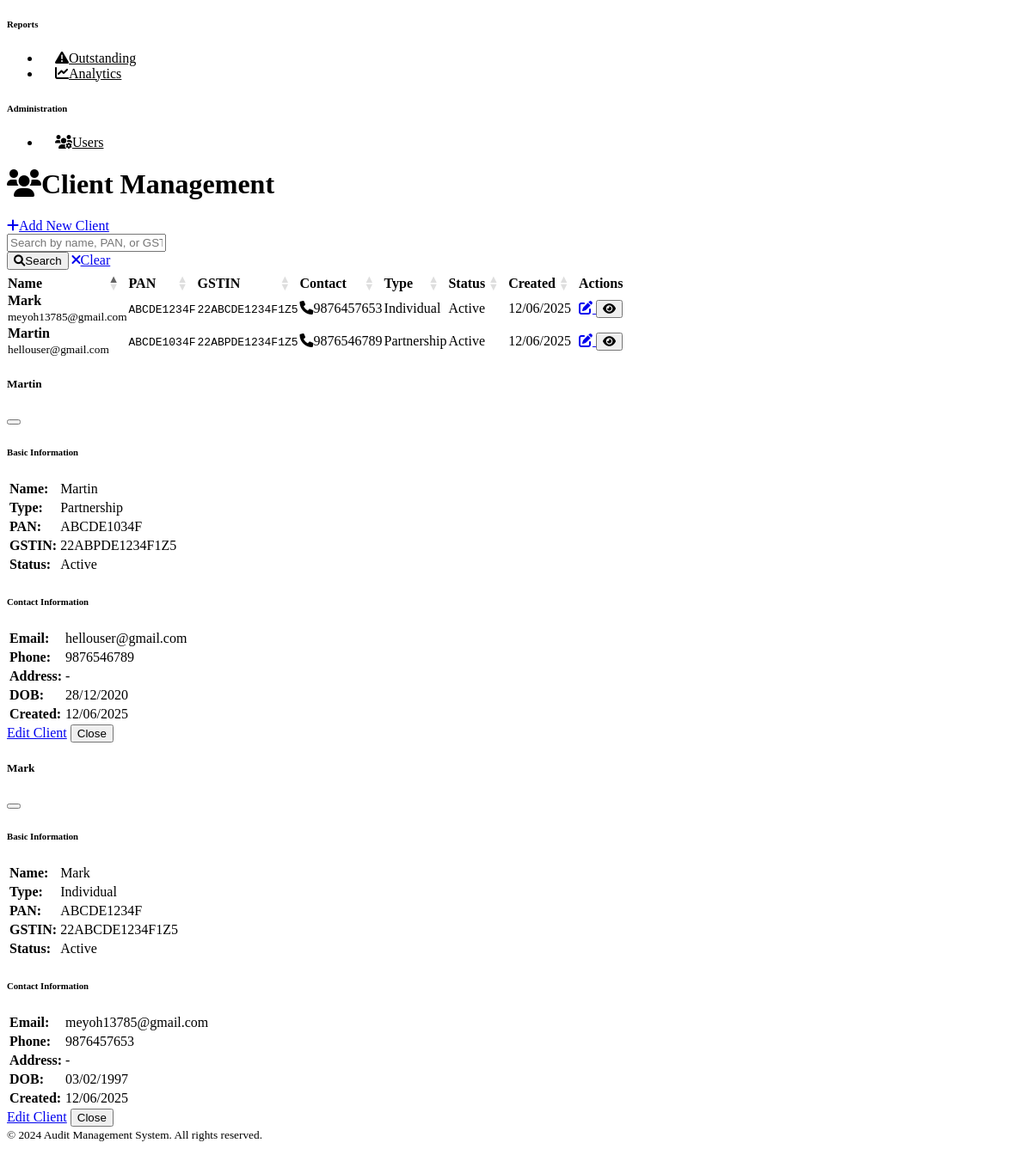
Page /clients (signed in, lower part) on the earlier database version.
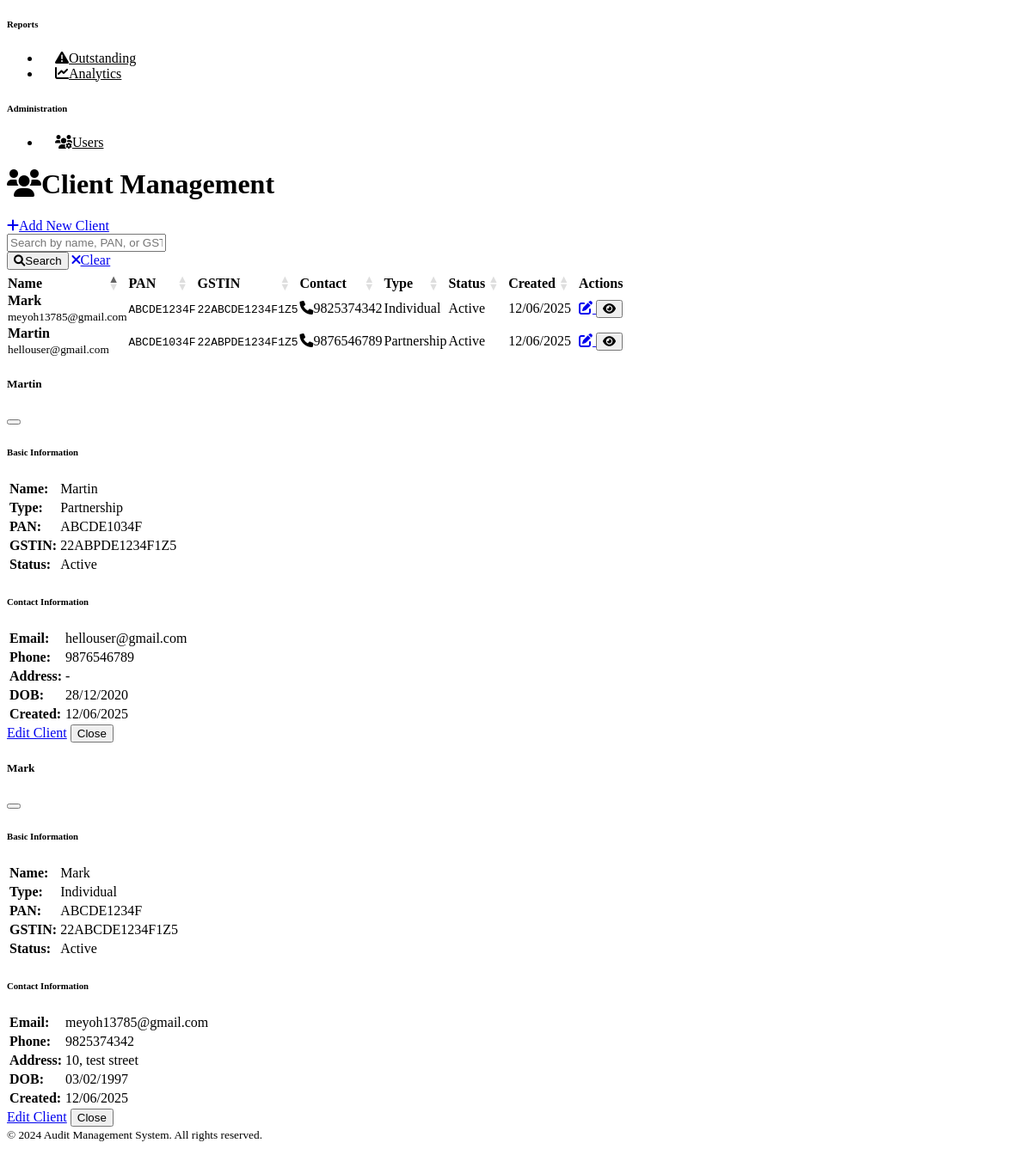
Same page on the later database version.
### models.py (models this page shows)
class Client(db.Model):
    __tablename__ = 'clients'
    id = Column(Integer, primary_key=True)
    name = Column(String(200), nullable=False)
    pan = Column(String(10), unique=True)
    gstin = Column(String(15))
    email = Column(String(120))
    phone = Column(String(15))
    address = Column(Text)
    date_of_birth = Column(Date)
    incorporation_date = Column(Date)
    client_type = Column(String(50))  # Individual, Company, Partnership, etc.
    status = Column(String(20), default='Active')
    created_at = Column(DateTime, default=datetime.utcnow)
    created_by = Column(Integer, ForeignKey('users.id'))
    income_tax_returns = relationship('IncomeTaxReturn', backref='client', lazy='dynamic')
    tds_returns = relationship('TDSReturn', backref='client', lazy='dynamic')
    gst_returns = relationship('GSTReturn', backref='client', lazy='dynamic')
    documents = relationship('Document', backref='client', lazy='dynamic')
    outstanding_fees = relationship('OutstandingFee', backref='client', lazy='dynamic')
    cma_reports = relationship('CMAReport', backref='client', lazy='dynamic')

### routes.py (the view)
@main_bp.route('/clients')
@login_required
def clients():
    search = request.args.get('search', '')
    page = request.args.get('page', 1, type=int)
    query = Client.query
    if search:
        query = query.filter(or_(
            Client.name.contains(search),
            Client.pan.contains(search),
            Client.gstin.contains(search)
        ))
    clients_pagination = query.order_by(Client.created_at.desc()).paginate(
        page=page, per_page=20, error_out=False
    )
    return render_template('clients/index.html',
                         clients=clients_pagination.items,
                         pagination=clients_pagination,
                         search=search)

### app.py (called while the page is built)
@login_manager.user_loader
def load_user(user_id):
    from models import User
    return User.query.get(int(user_id))

### templates/clients/index.html (shortened to what the changed rows need)
{% extends "base.html" %}
{% block content %}
<div class="container-fluid">
    <div class="d-flex justify-content-between align-items-center mb-4">
        <h1 class="h3">
            <i class="fas fa-users me-2"></i>Client Management
        </h1>
    </div>
    <div class="card">
        <div class="card-body">
            {% if clients %}
                <div class="table-responsive">
                    <table class="table table-striped" id="clientsTable">
                        <thead>
                            <tr>
                                <th>Name</th>
                                <th>PAN</th>
                                <th>GSTIN</th>
                                <th>Contact</th>
                                <th>Type</th>
                                <th>Status</th>
                                <th>Created</th>
                                <th>Actions</th>
                            </tr>
                        </thead>
                        <tbody>
                            {% for client in clients %}
                                <tr>
                                    <td>
                                        <strong>{{ client.name }}</strong>
                                        {% if client.email %}
                                            <br><small class="text-muted">{{ client.email }}</small>
                                        {% endif %}
                                    </td>
                                    <td>
                                        {% if client.pan %}
                                            <code>{{ client.pan }}</code>
                                        {% else %}
                                            <span class="text-muted">-</span>
                                        {% endif %}
                                    </td>
                                    <td>
                                        {% if client.gstin %}
                                            <code>{{ client.gstin }}</code>
                                        {% else %}
                                            <span class="text-muted">-</span>
                                        {% endif %}
                                    </td>
                                    <td>
                                        {% if client.phone %}
                                            <i class="fas fa-phone me-1"></i>{{ client.phone }}
                                        {% else %}
                                            <span class="text-muted">-</span>
                                        {% endif %}
                                    </td>
                                    <td>
                                        <span class="badge bg-info">{{ client.client_type }}</span>
                                    </td>
                                    <td>
                                        <span class="badge bg-{{ 'success' if client.status == 'Active' else 'secondary' }}">
                                            {{ client.status }}
                                        </span>
                                    </td>
                                    <td>{{ client.created_at.strftime('%d/%m/%Y') }}</td>
                                    <td>
                                        <div class="btn-group btn-group-sm">
                                            <a href="{{ url_for('main.edit_client', id=client.id) }}"
                                               class="btn btn-outline-primary" title="Edit">
                                                <i class="fas fa-edit"></i>
                                            </a>
                                            <button class="btn btn-outline-info" title="View Details"
                                                    data-bs-toggle="modal" data-bs-target="#clientModal{{ client.id }}">
                                                <i class="fas fa-eye"></i>
                                            </button>
                                        </div>
                                    </td>
                                </tr>
                            {% endfor %}
                        </tbody>
                    </table>
                </div>
            {% endif %}
        </div>
    </div>
</div>
{% for client in clients %}
    <div class="modal fade" id="clientModal{{ client.id }}" tabindex="-1">
        <div class="modal-dialog modal-lg">
            <div class="modal-content">
                <div class="modal-header">
                    <h5 class="modal-title">{{ client.name }}</h5>
                    <button type="button" class="btn-close" data-bs-dismiss="modal"></button>
                </div>
                <div class="modal-body">
                    <div class="row">
                        <div class="col-md-6">
                            <h6>Basic Information</h6>
                            <table class="table table-sm">
                                <tr>
                                    <td><strong>Name:</strong></td>
                                    <td>{{ client.name }}</td>
                                </tr>
                                <tr>
                                    <td><strong>Type:</strong></td>
                                    <td>{{ client.client_type }}</td>
                                </tr>
                                <tr>
                                    <td><strong>PAN:</strong></td>
                                    <td>{{ client.pan or '-' }}</td>
                                </tr>
                                <tr>
                                    <td><strong>GSTIN:</strong></td>
                                    <td>{{ client.gstin or '-' }}</td>
                                </tr>
                                <tr>
                                    <td><strong>Status:</strong></td>
                                    <td>
                                        <span class="badge bg-{{ 'success' if client.status == 'Active' else 'secondary' }}">
                                            {{ client.status }}
                                        </span>
                                    </td>
                                </tr>
                            </table>
                        </div>
                        <div class="col-md-6">
                            <h6>Contact Information</h6>
                            <table class="table table-sm">
                                <tr>
                                    <td><strong>Email:</strong></td>
                                    <td>{{ client.email or '-' }}</td>
                                </tr>
                                <tr>
                                    <td><strong>Phone:</strong></td>
                                    <td>{{ client.phone or '-' }}</td>
                                </tr>
                                <tr>
                                    <td><strong>Address:</strong></td>
                                    <td>{{ client.address or '-' }}</td>
                                </tr>
                                <tr>
                                    <td><strong>DOB:</strong></td>
                                    <td>{{ client.date_of_birth.strftime('%d/%m/%Y') if client.date_of_birth else '-' }}</td>
                                </tr>
                                <tr>
                                    <td><strong>Created:</strong></td>
                                    <td>{{ client.created_at.strftime('%d/%m/%Y') }}</td>
                                </tr>
                            </table>
                        </div>
                    </div>
                </div>
                <div class="modal-footer">
                    <a href="{{ url_for('main.edit_client', id=client.id) }}" class="btn btn-primary">Edit Client</a>
                    <button type="button" class="btn btn-secondary" data-bs-dismiss="modal">Close</button>
                </div>
            </div>
        </div>
    </div>
{% endfor %}
{% endblock %}

Differences in the rows shown:
changed Client "Mark": phone "9876457653" → "9825374342"; address "-" → "10, test street"
